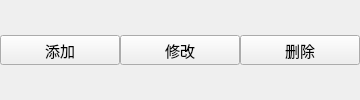
           <widget class="QFrame" name="frame0103">
            <property name="minimumSize">
             <size>
              <width>0</width>
              <height>30</height>
             </size>
            </property>
            <property name="font">
             <font>
              <family>Microsoft YaHei UI</family>
              <pointsize>11</pointsize>
             </font>
            </property>
            <property name="frameShape">
             <enum>QFrame::NoFrame</enum>
            </property>
            <property name="frameShadow">
             <enum>QFrame::Plain</enum>
            </property>
            <layout class="QHBoxLayout" name="horizontalLayout_3">
             <property name="spacing">
              <number>0</number>
             </property>
             <property name="leftMargin">
              <number>0</number>
             </property>
             <property name="topMargin">
              <number>0</number>
             </property>
             <property name="rightMargin">
              <number>0</number>
             </property>
             <property name="bottomMargin">
              <number>0</number>
             </property>
             <item>
              <spacer name="horizontalSpacer_14">
               <property name="minimumSize">
                <size>
                 <width>0</width>
                 <height>30</height>
                </size>
               </property>
               <property name="font">
                <font>
                 <family>Microsoft YaHei UI</family>
                 <pointsize>11</pointsize>
                </font>
               </property>
               <property name="orientation">
                <enum>Qt::Horizontal</enum>
               </property>
               <property name="sizeHint" stdset="0">
                <size>
                 <width>40</width>
                 <height>20</height>
                </size>
               </property>
              </spacer>
             </item>
             <item>
              <widget class="QPushButton" name="pushButtonBookAdd">
               <property name="minimumSize">
                <size>
                 <width>120</width>
                 <height>30</height>
                </size>
               </property>
               <property name="maximumSize">
                <size>
                 <width>120</width>
                 <height>30</height>
                </size>
               </property>
               <property name="font">
                <font>
                 <family>Microsoft YaHei UI</family>
                 <pointsize>11</pointsize>
                </font>
               </property>
               <property name="text">
                <string>添加</string>
               </property>
              </widget>
             </item>
             <item>
              <spacer name="horizontalSpacer_15">
               <property name="minimumSize">
                <size>
                 <width>0</width>
                 <height>30</height>
                </size>
               </property>
               <property name="font">
                <font>
                 <family>Microsoft YaHei UI</family>
                 <pointsize>11</pointsize>
                </font>
               </property>
               <property name="orientation">
                <enum>Qt::Horizontal</enum>
               </property>
               <property name="sizeHint" stdset="0">
                <size>
                 <width>40</width>
                 <height>20</height>
                </size>
               </property>
              </spacer>
             </item>
             <item>
              <widget class="QPushButton" name="pushButtonBookModify">
               <property name="minimumSize">
                <size>
                 <width>120</width>
                 <height>30</height>
                </size>
               </property>
               <property name="maximumSize">
                <size>
                 <width>120</width>
                 <height>30</height>
                </size>
               </property>
               <property name="font">
                <font>
                 <family>Microsoft YaHei UI</family>
                 <pointsize>11</pointsize>
                </font>
               </property>
               <property name="text">
                <string>修改</string>
               </property>
              </widget>
             </item>
             <item>
              <spacer name="horizontalSpacer_16">
               <property name="minimumSize">
                <size>
                 <width>0</width>
                 <height>30</height>
                </size>
               </property>
               <property name="font">
                <font>
                 <family>Microsoft YaHei UI</family>
                 <pointsize>11</pointsize>
                </font>
               </property>
               <property name="orientation">
                <enum>Qt::Horizontal</enum>
               </property>
               <property name="sizeHint" stdset="0">
                <size>
                 <width>40</width>
                 <height>20</height>
                </size>
               </property>
              </spacer>
             </item>
             <item>
              <widget class="QPushButton" name="pushButtonBookDelete">
               <property name="minimumSize">
                <size>
                 <width>120</width>
                 <height>30</height>
                </size>
               </property>
               <property name="maximumSize">
                <size>
                 <width>120</width>
                 <height>30</height>
                </size>
               </property>
               <property name="font">
                <font>
                 <family>Microsoft YaHei UI</family>
                 <pointsize>11</pointsize>
                </font>
               </property>
               <property name="text">
                <string>删除</string>
               </property>
              </widget>
             </item>
             <item>
              <spacer name="horizontalSpacer_17">
               <property name="minimumSize">
                <size>
                 <width>0</width>
                 <height>30</height>
                </size>
               </property>
               <property name="font">
                <font>
                 <family>Microsoft YaHei UI</family>
                 <pointsize>11</pointsize>
                </font>
               </property>
               <property name="orientation">
                <enum>Qt::Horizontal</enum>
               </property>
               <property name="sizeHint" stdset="0">
                <size>
                 <width>52</width>
                 <height>27</height>
                </size>
               </property>
              </spacer>
             </item>
            </layout>
           </widget>
